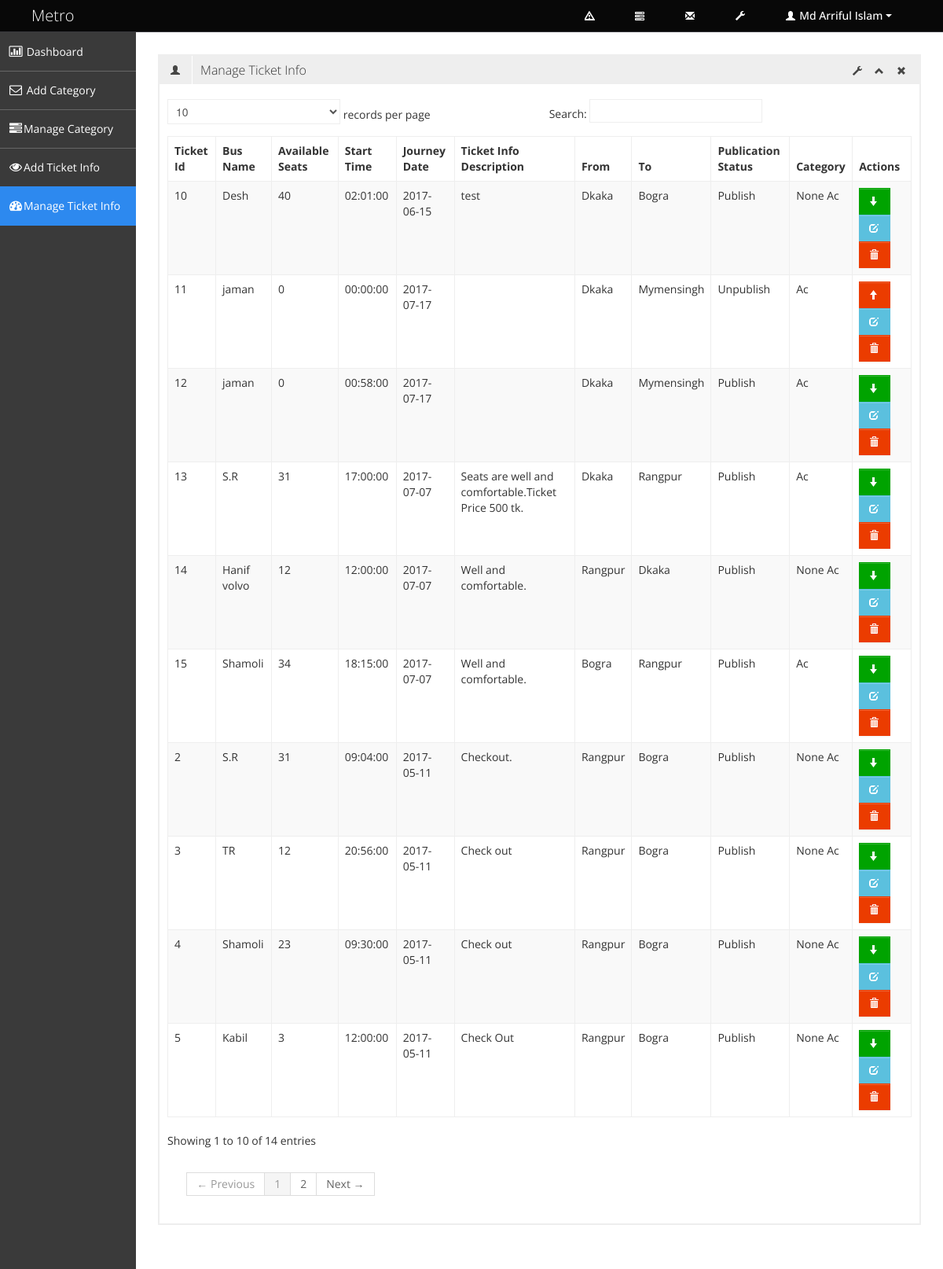
Page /admin/manage_ticket_info.php (signed in) on the committed database.
### tables this page shows
CREATE TABLE `tbl_admin_ticket_info` (
  `ticket_id` int(8) NOT NULL,
  `bus_name` varchar(100) NOT NULL,
  `available_seats` int(5) NOT NULL,
  `start_time` time NOT NULL,
  `journey_date` date NOT NULL,
  `return_date` date DEFAULT NULL,
  `ticket_info_description` text NOT NULL,
  `from_place` tinyint(3) NOT NULL,
  `to_place` tinyint(3) NOT NULL,
  `publication_status` tinyint(3) NOT NULL,
  `category_id` int(10) UNSIGNED DEFAULT NULL
);

### admin/manage_ticket_info.php (called while the page is built, shortened)
<?php
include './admin_master.php';

### classes/super_admin.php (called while the page is built, shortened)
<?php
class Super_admin {
    private $db_connect;
    public function __construct() {
        $host_name = 'localhost';
        $user_name = 'root';
        $password = '';
        $db_name = 'id1965681_buss_ticket';
        $this->db_connect = mysqli_connect($host_name, $user_name, $password, $db_name);
    }
     public function select_all_ticket_info() {
          $sql = "SELECT * FROM tbl_admin_ticket_info";
        if (mysqli_query($this->db_connect, $sql)) {
            $query_result=mysqli_query($this->db_connect, $sql);
            return $query_result;
        } else {
            die("Query Problem" . mysqli_error($this->db_connect));
        }
     }
}

### admin/pages/manage_ticket_info_content.php (the view, shortened to what this page needs)
<?php
$query_result = $obj_super_admin->select_all_ticket_info();
?>
<div class="row-fluid sortable">
    <div class="box span12">
        <div class="box-header" data-original-title>
            <h2><i class="halflings-icon user"></i><span class="break"></span>Manage Ticket Info</h2>
            <div class="box-icon">
                <a href="#" class="btn-setting"><i class="halflings-icon wrench"></i></a>
                <a href="#" class="btn-minimize"><i class="halflings-icon chevron-up"></i></a>
                <a href="#" class="btn-close"><i class="halflings-icon remove"></i></a>
            </div>
        </div>
        <div class="box-content">
            <table class="table table-striped table-bordered bootstrap-datatable datatable">
                <thead>
                    <tr>
                        <th>Ticket Id</th>
                        <th>Bus Name</th>
                        <th>Available Seats</th>
                        <th>Start Time</th>
                        <th>Journey Date</th>
                        <th>Ticket Info Description</th>
                        <th>From</th>
                        <th>To</th>
                        <th>Publication Status</th>
                        <th>Category</th>
                        <th>Actions</th>
                    </tr>
                </thead>
                <tbody>
<?php while ($ticket_info = mysqli_fetch_assoc($query_result)) { ?>
                        <tr>
                            <td><?php echo $ticket_info['ticket_id']; ?></td>
                            <td class="center"><?php echo $ticket_info['bus_name']; ?></td>
                            <td class="center"><?php echo $ticket_info['available_seats']; ?></td>
                            <td class="center"><?php echo $ticket_info['start_time']; ?></td>
                            <td class="center"><?php echo $ticket_info['journey_date']; ?></td>
                            <td class="center"><?php echo $ticket_info['ticket_info_description']; ?></td>
                            <td class="center"><?php
                    if ($ticket_info['from_place'] == 0) {
                        echo 'Dkaka';
                    } elseif ($ticket_info['from_place'] == 1) {
                        echo 'Rangpur';
                    } elseif ($ticket_info['from_place'] == 2) {
                        echo 'Mymensingh';
                    } elseif ($ticket_info['from_place'] == 3) {
                        echo 'Bogra';
                    } elseif ($ticket_info['from_place'] == 4) {
                        echo 'Chittagong';
                    }
    ?>
                            </td>
                            <td class="center">
                                <?php
                    if ($ticket_info['to_place'] == 0) {
                        echo 'Dkaka';
                    } elseif ($ticket_info['to_place'] == 1) {
                        echo 'Rangpur';
                    } elseif ($ticket_info['to_place'] == 2) {
                        echo 'Mymensingh';
                    } elseif ($ticket_info['to_place'] == 3) {
                        echo 'Bogra';
                    } elseif ($ticket_info['to_place'] == 4) {
                        echo 'Chittagong';
                    }
    ?>
                            </td>
                            <td class="center"><?php
                            if ($ticket_info['publication_status'] == 1) {
                                echo 'Publish';
                            } else {
                                echo 'Unpublish';
                            }
    ?>
                            </td>
							<td class="center"><?php
                            if ($ticket_info['category_id'] == 3) {
                                echo 'Ac';
                            } else {
                                echo 'None Ac';
                            }
    ?>
                            </td>
                            <td class="center">
    <?php if ($ticket_info['publication_status'] == 1) { ?>
                                    <a class="btn btn-success" href="?status=unpublish&&id=<?php echo $ticket_info['ticket_id']; ?>" title="unpublish">
                                        <i class="halflings-icon white arrow-down"></i>
                                    </a>
    <?php } else { ?>
                                    <a class="btn btn-danger" href="?status=publish&&id=<?php echo $ticket_info['ticket_id']; ?>" title="publish">
                                        <i class="halflings-icon white arrow-up"></i>
                                    </a>
    <?php } ?>
                                <a class="btn btn-info" href="edit_ticket_info.php?id=<?php echo $ticket_info['ticket_id']; ?>" title="Edit">
                                    <i class="halflings-icon white edit"></i>
                                </a>
                                <a class="btn btn-danger" href="?status=delete&&id=<?php echo $ticket_info['ticket_id']; ?>" title="Delete" onclick="return check_delete_info();">
                                    <i class="halflings-icon white trash"></i>
                                </a>
                            </td>
                        </tr>
<?php } ?>
                </tbody>
            </table>
        </div>
    </div>
</div>

### assets/admin_assets/css/style.css (style rules this page uses)
body { background: #F5F5F5; color: #333; border: none; font-family: 'Open Sans', sans-serif; font-weight: 400; }
a { color: #646464; }
h2 { font-size: 16px; line-height: 16px; }
.box { border: 2px solid #eee; background: #fff !important; margin-bottom: 28px; }
.box-header { height: 16px; font-size: 16px; line-height: 16px; padding: 10px; background: #eee; -webkit-box-shadow: none; -moz-box-shadow: none; box-shadow: none; overflow: hidden; }
.box-header h2 { float:left; margin-top: 0px; font-weight: 300; }
.box-header h2 i { margin: 0px 3px 0px 4px; opacity: .8; filter: alpha(opacity=80); -ms-filter:"progid:DXImageTransform.Microsoft.Alpha(Opacity=80)"; }
.box-header .box-icon { float:right; margin-top: 1px; }
.box-header .box-icon i { -webkit-transition: all 0.1s ease-in-out; -moz-transition: all 0.1s ease-in-out; -o-transition: all 0.1s ease-in-out; -ms-transition: all 0.1s ease-in-out; transition: all 0.1s ease-in-out; opacity: .8; filter: alpha(opacity=80); -ms-filter:"progid:DXImageTransform.Microsoft.Alpha(Opacity=80)"; }
.box-header .box-icon a { margin: 0px 5px; }
.box-content { position: relative; z-index: 50; margin-top: -1px; padding: 10px; background: #fff !important; }
.btn { display: inline-block; padding: 6px 12px; margin-bottom: 0; font-size: 14px; font-weight: 500; line-height: 20px; text-align: center; white-space: nowrap; vertical-align: middle; cursor: pointer; border: 1px solid #a7a9aa; -webkit-border-radius: 0px !important; border-radius: 0px !important; }
.btn i { margin-top: 2px; }
.btn { color: #ffffff; background-color: #a7a9aa; border-color: #a7a9aa; background-image: none; filter: none; text-shadow: none; }
.btn-danger { background-color: #EB3C00; border-color: #EB3C00; }
.btn-success { background-color: #00A300; border-color: #00A300; }
.btn-info { background-color: #5bc0de; border-color: #5bc0de; }
.table th, .table td { border-top: 1px solid #eee; }
.table-bordered { border-color: #eee; -webkit-border-radius: 0px !important; -moz-border-radius: 0px !important; border-radius: 0px !important; }
.table-bordered th, .table-bordered td { border-left: 1px solid #eee; }
.table-bordered thead:first-child tr:first-child > th:first-child, .table-bordered tbody:first-child tr:first-child > td:first-child, .table-bordered tbody:first-child tr:first-child > th:first-child { -webkit-border-radius: 0px !important; -moz-border-radius: 0px !important; border-radius: 0px !important; }
.table-bordered thead:first-child tr:first-child > th:last-child, .table-bordered tbody:first-child tr:first-child > td:last-child, .table-bordered tbody:first-child tr:first-child > th:last-child { -webkit-border-radius: 0px !important; -moz-border-radius: 0px !important; border-radius: 0px !important; }
.table-bordered thead:last-child tr:last-child > th:first-child, .table-bordered tbody:last-child tr:last-child > td:first-child, .table-bordered tbody:last-child tr:last-child > th:first-child, .table-bordered tfoot:last-child tr:last-child > td:first-child, .table-bordered tfoot:last-child tr:last-child > th:first-child { -webkit-border-radius: 0px !important; -moz-border-radius: 0px !important; border-radius: 0px !important; }
.table-bordered thead:last-child tr:last-child > th:last-child, .table-bordered tbody:last-child tr:last-child > td:last-child, .table-bordered tbody:last-child tr:last-child > th:last-child, .table-bordered tfoot:last-child tr:last-child > td:last-child, .table-bordered tfoot:last-child tr:last-child > th:last-child { -webkit-border-radius: 0px !important; -moz-border-radius: 0px !important; border-radius: 0px !important; }

### rows in the picture
tbl_admin_ticket_info: ticket_id "2", bus_name "S.R", available_seats "31", start_time "09:04:00", journey_date "2017-05-11", ticket_info_description "Checkout.", from_place "Rangpur", to_place "Bogra", publication_status "Publish", shows "None Ac"
tbl_admin_ticket_info: ticket_id "3", bus_name "TR", available_seats "12", start_time "20:56:00", journey_date "2017-05-11", ticket_info_description "Check out", from_place "Rangpur", to_place "Bogra", publication_status "Publish", shows "None Ac"
tbl_admin_ticket_info: ticket_id "4", bus_name "Shamoli", available_seats "23", start_time "09:30:00", journey_date "2017-05-11", ticket_info_description "Check out", from_place "Rangpur", to_place "Bogra", publication_status "Publish", shows "None Ac"
tbl_admin_ticket_info: ticket_id "5", bus_name "Kabil", available_seats "3", start_time "12:00:00", journey_date "2017-05-11", ticket_info_description "Check Out", from_place "Rangpur", to_place "Bogra", publication_status "Publish", shows "None Ac"
tbl_admin_ticket_info: ticket_id "10", bus_name "Desh", available_seats "40", start_time "02:01:00", journey_date "2017-06-15", ticket_info_description "test", from_place "Dkaka", to_place "Bogra", publication_status "Publish", shows "None Ac"
tbl_admin_ticket_info: ticket_id "11", bus_name "jaman", available_seats "0", start_time "00:00:00", journey_date "2017-07-17", from_place "Dkaka", to_place "Mymensingh", publication_status "Unpublish", shows "Ac"
tbl_admin_ticket_info: ticket_id "12", bus_name "jaman", available_seats "0", start_time "00:58:00", journey_date "2017-07-17", from_place "Dkaka", to_place "Mymensingh", publication_status "Publish", shows "Ac"
tbl_admin_ticket_info: ticket_id "13", bus_name "S.R", available_seats "31", start_time "17:00:00", journey_date "2017-07-07", ticket_info_description "Seats are well and comfortable.Ticket Price 500 tk.", from_place "Dkaka", to_place "Rangpur", publication_status "Publish", shows "Ac"
tbl_admin_ticket_info: ticket_id "14", bus_name "Hanif volvo", available_seats "12", start_time "12:00:00", journey_date "2017-07-07", ticket_info_description "Well and comfortable.", from_place "Rangpur", to_place "Dkaka", publication_status "Publish", shows "None Ac"
tbl_admin_ticket_info: ticket_id "15", bus_name "Shamoli", available_seats "34", start_time "18:15:00", journey_date "2017-07-07", ticket_info_description "Well and comfortable.", from_place "Bogra", to_place "Rangpur", publication_status "Publish", shows "Ac"

### other values in the picture
$_SESSION['admin_name'] "Md Arriful Islam"
